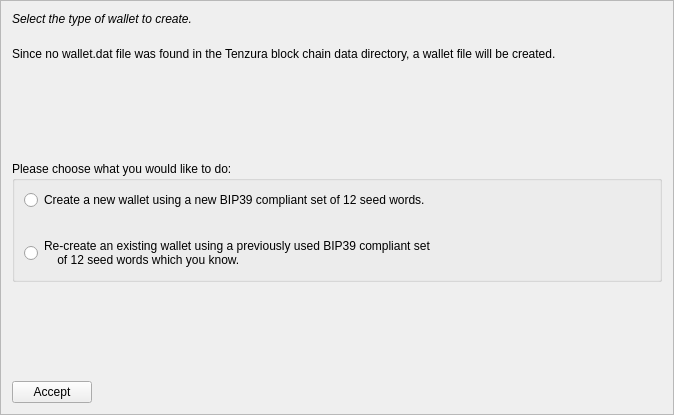
<?xml version="1.0" encoding="UTF-8"?>
<ui version="4.0">
 <class>MnemonicDialog1</class>
 <widget class="QFrame" name="MnemonicDialog1">
  <property name="geometry">
   <rect>
    <x>0</x>
    <y>0</y>
    <width>674</width>
    <height>415</height>
   </rect>
  </property>
  <property name="windowTitle">
   <string>HD Wallet Setup</string>
  </property>
  <property name="frameShape">
   <enum>QFrame::StyledPanel</enum>
  </property>
  <property name="frameShadow">
   <enum>QFrame::Raised</enum>
  </property>
  <layout class="QVBoxLayout" name="verticalLayout">
   <item>
    <widget class="QLabel" name="walletLabel">
     <property name="styleSheet">
      <string notr="true">QLabel { font-style:italic; }</string>
     </property>
     <property name="text">
      <string>Select the type of wallet to create.</string>
     </property>
     <property name="wordWrap">
      <bool>true</bool>
     </property>
    </widget>
   </item>
   <item>
    <spacer name="verticalSpacer_4">
     <property name="orientation">
      <enum>Qt::Vertical</enum>
     </property>
     <property name="sizeType">
      <enum>QSizePolicy::Minimum</enum>
     </property>
     <property name="sizeHint" stdset="0">
      <size>
       <width>20</width>
       <height>15</height>
      </size>
     </property>
    </spacer>
   </item>
   <item>
    <widget class="QLabel" name="wallettypeLabel">
     <property name="text">
      <string>Since no wallet.dat file was found in the Tenzura block chain data directory, a wallet file will be created.</string>
     </property>
     <property name="wordWrap">
      <bool>true</bool>
     </property>
    </widget>
   </item>
   <item>
    <spacer name="verticalSpacer">
     <property name="orientation">
      <enum>Qt::Vertical</enum>
     </property>
     <property name="sizeHint" stdset="0">
      <size>
       <width>20</width>
       <height>40</height>
      </size>
     </property>
    </spacer>
   </item>
   <item>
    <widget class="QGroupBox" name="groupBox">
     <property name="title">
      <string>Please choose what you would like to do:</string>
     </property>
     <layout class="QVBoxLayout" name="verticalLayout_2">
      <item>
       <widget class="QRadioButton" name="walletNewRadio">
        <property name="text">
         <string>Create a new wallet using a new BIP39 compliant set of 12 seed words.</string>
        </property>
       </widget>
      </item>
      <item>
       <spacer name="verticalSpacer_3">
        <property name="orientation">
         <enum>Qt::Vertical</enum>
        </property>
        <property name="sizeHint" stdset="0">
         <size>
          <width>20</width>
          <height>20</height>
         </size>
        </property>
       </spacer>
      </item>
      <item>
       <widget class="QRadioButton" name="walletOldRadio">
        <property name="text">
         <string>Re-create an existing wallet using a previously used BIP39 compliant set 
    of 12 seed words which you know.</string>
        </property>
       </widget>
      </item>
     </layout>
    </widget>
   </item>
   <item>
    <spacer name="verticalSpacer_2">
     <property name="orientation">
      <enum>Qt::Vertical</enum>
     </property>
     <property name="sizeHint" stdset="0">
      <size>
       <width>20</width>
       <height>40</height>
      </size>
     </property>
    </spacer>
   </item>
   <item>
    <layout class="QHBoxLayout" name="horizontalLayout">
     <item>
      <widget class="QPushButton" name="acceptButton">
       <property name="text">
        <string>Accept</string>
       </property>
       <property name="autoDefault">
        <bool>false</bool>
       </property>
      </widget>
     </item>
     <item>
      <spacer name="horizontalSpacer">
       <property name="orientation">
        <enum>Qt::Horizontal</enum>
       </property>
       <property name="sizeHint" stdset="0">
        <size>
         <width>40</width>
         <height>20</height>
        </size>
       </property>
      </spacer>
     </item>
    </layout>
   </item>
  </layout>
 </widget>
 <resources/>
 <connections/>
</ui>
